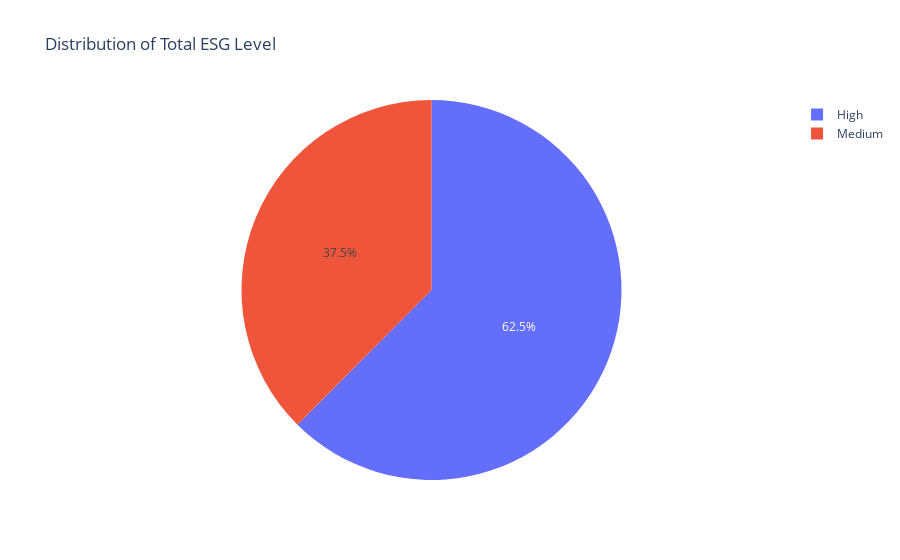

The notebook cell this image was saved under:
### Code cell
#EDA on df1
import plotly.express as px
import pandas as pd

industry_counts = df1['total_level'].value_counts().reset_index()
industry_counts.columns = ['total_level', 'count']
fig = px.pie(industry_counts, names='total_level', values='count', title='Distribution of Total ESG Level')
fig.show()

### Figure 1 — Plotly figure (JSON) as saved in the notebook; plotly's stock layout.template omitted (floating-point values rounded to 4 significant figures)
{"data": [{"domain": {"x": [0, 1], "y": [0, 1]}, "hovertemplate": "total_level=%{label}<br>count=%{value}<extra></extra>", "labels": ["High", "Medium"], "legendgroup": "", "name": "", "showlegend": true, "type": "pie", "values": [451, 271]}], "layout": {"legend": {"tracegroupgap": 0}, "title": {"text": "Distribution of Total ESG Level"}}}
